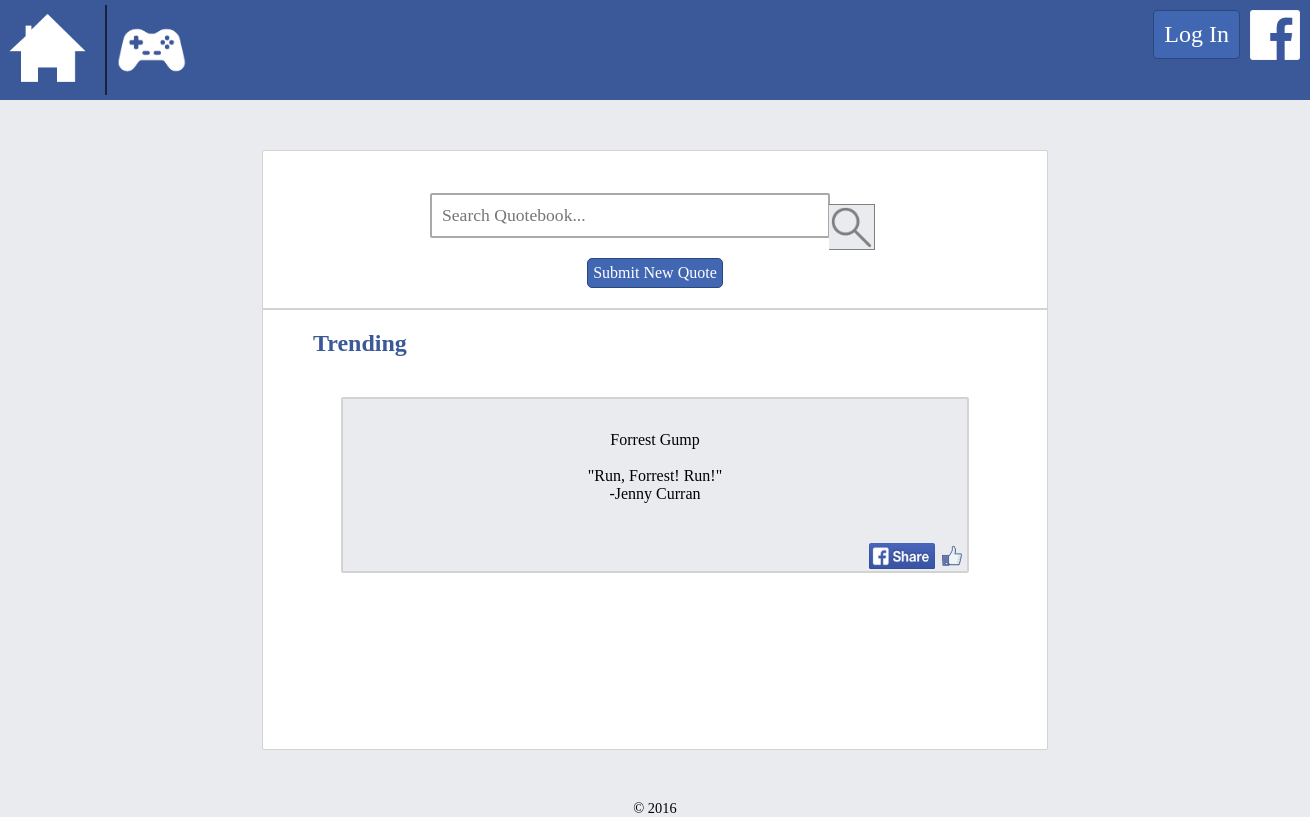
The app's page /php/home.php, older data.
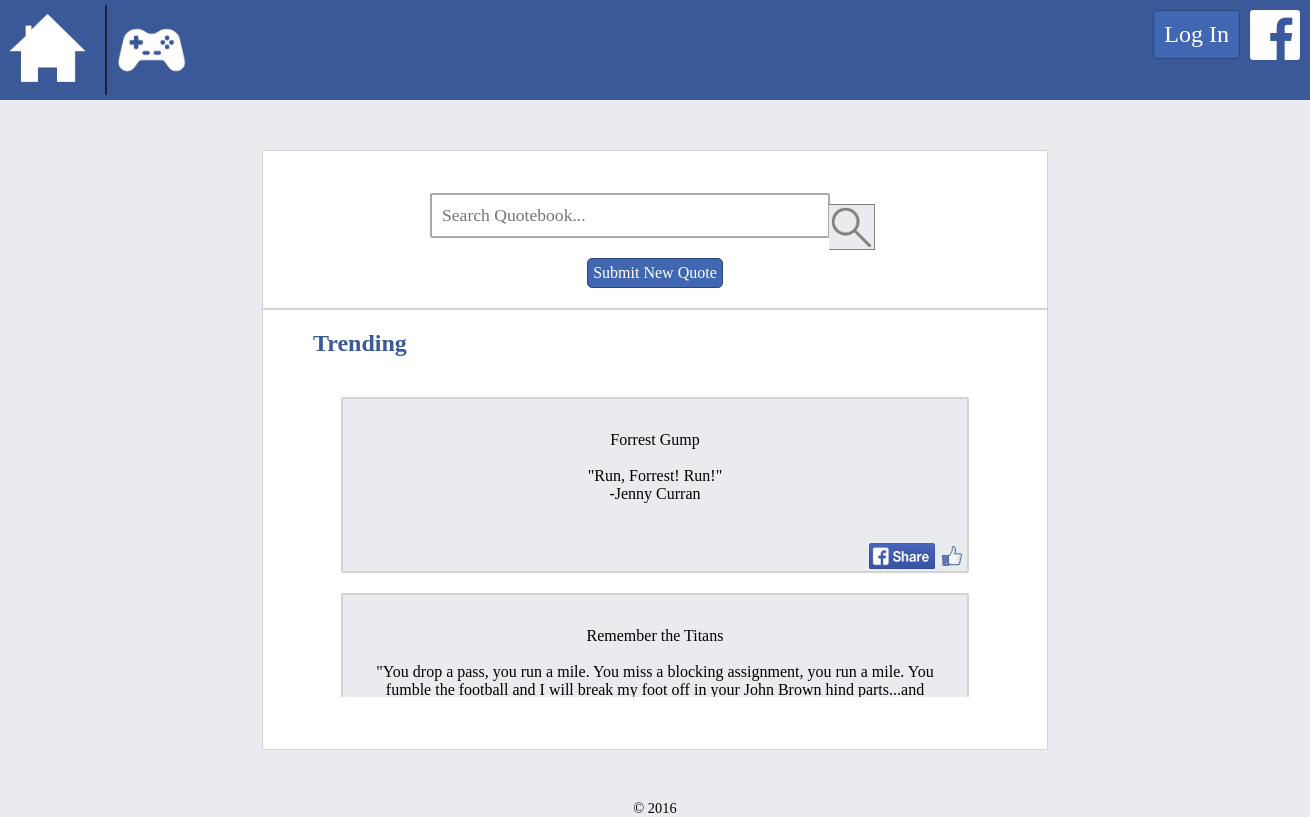
The same page, newer data.
### tables this page shows
CREATE TABLE `quotes` (
  `id` int(11) NOT NULL AUTO_INCREMENT,
  `quote` varchar(1000) NOT NULL,
  `character` varchar(50) DEFAULT NULL,
  `actor` varchar(50) DEFAULT NULL,
  `title` varchar(50) DEFAULT NULL,
  `image` varchar(50) DEFAULT NULL,
  `medium` varchar(10) DEFAULT NULL,
  PRIMARY KEY (`id`)
);

### php/home.php (the view, shortened to what this page needs)
<!DOCTYPE HTML>
<?php
	require_once('site.php');
?>
<html lang="en">
	<head>
		<link rel="stylesheet" href="../css/site.css" />
		<link rel="stylesheet" href="../css/home.css" />
	</head>
	<body>
		<?php
			buildHeader(true, true);
		?>
		<div id="page">
			<form action="search.php" method="GET">
			<input type="text" id="search" name="search" placeholder="Search Quotebook..."/>
			<input type="submit" id="magnifying-glass" value=""><br>
			</form>
			<a href="submit.php" id="submit-quote">Submit New Quote</a>
			<h2 id="trending-title">Trending</h2>
			<div id="trending">
				<?php
				require_once('mysqli_connect.php');
				$query = "SELECT * FROM quotes ORDER BY RAND() LIMIT 10";
				$response = mysqli_query($dbc, $query) or die(mysqli_error($dbc));
				while($row = $response->fetch_array())
				{
					echo '<div class="trending-quote">' .
					$row['title'] . '<br><br>"' .
					$row['quote'] . '"<br>-' .
					$row['character'] .
					'<img alt="like" class="fb-like" src="../images/facebook_like_thumb.png"/>' .
					'<img alt="share" class="fb-share" src="../images/facebook_share.png"/></div>';
				}
				?>
			</div>
		</div>
		<footer>
			&copy; 2016
		</footer>
	</body>
</html>

### php/site.php (shortened to what this page needs)
<?php
	function buildHeader($game, $logIn) {
		if (isset($_SESSION['username'])) {
			$username = $_SESSION['username'];
		}
		else {
			$username = "";
		}
		echo '<header>';
		echo '<a href="home.php"><img alt="img" id="home-button" src="../images/home.png"/></a>';
		if ($game) {
			echo '<a href="game.php"><img alt="img" id="game-button" src="../images/game.png"/></a>';
		}
		echo '<div class="ribbon">';
		echo '<img alt="img" id="facebook-logo" src="../images/facebook.png" />';
		if ($username != "") {
			echo '<a href="../index.php"><img alt="img" id="gear" src="../images/gear.png"/></a>';
			echo "<div id='user'>$username</div>";
		}
		elseif ($logIn) {
			echo "<a id='login-link' href='login.php'>Log In</a>";
		}
		echo '</div></header>';
	}
?>

### css/site.css (style rules this page uses)
* { margin: 0; border: 0; padding: 0; box-sizing: border-box; color: black; background-color: inherit; font-family: "Tahoma", "Lucida Grande"; }
header { color: white; background-color: rgb(59, 89, 152); width: 100%; height: 100px; }
footer { width: 100%; height: 10px; font-size: 0.9rem; text-align: center; margin-top: 30px; }
body { min-width: 1300px; background-color: rgb(233, 235, 238); }
a { text-decoration: none; color: inherit; }
#home-button { height: 95px; float: left; }
#facebook-logo { background-color: rgb(66, 103, 178); width: 50px; margin: 10px; float: right; }
#login-link { margin-top: 10px; font-size: 1.5rem; float: right; color: white; background-color: rgb(66, 103, 178); border: 1px solid rgb(41, 72, 125); border-radius: 4px; padding: 10px; vertical-align: middle; }
#page { width: 60%; height: calc(100vh - 250px); min-height: 600px; min-width: 600px; text-align: center; border: 1px solid lightgray; border-radius: 2px; margin: 50px auto; background-color: white; padding: 2rem 0; position: relative; }
#game-button { height: 90px; padding: 10px; margin-left: 10px; margin-top: 5px; float: left; border-left: 2px solid rgb(23, 35, 61); }
#magnifying-glass { height: 46px; width: 46px; padding: 5px; position: relative; top: 10px; left: -5px; background-color: rgb(233, 235, 238); border-top: 1px solid gray; border-right: 1px solid gray; border-bottom: 1px solid gray; background-image: url(../images/magnifying_glass.png); background-size: 90%; background-repeat: no-repeat; background-position: center; cursor: pointer; }

### css/home.css (style rules this page uses)
#page input#search { background-color: white; border: 2px solid darkgray; border-radius: 2px; text-align: left; min-width: 400px; font-size: 1.1rem; margin-top: 10px; margin-bottom: 20px; padding: 10px; }
#trending-title { color: rgb(59, 89, 152); text-align: left; padding: 20px 50px; border-top: 2px solid lightgray; }
#trending { overflow-y: scroll; height: 60%; }
.trending-quote { width: 80%; height: 11rem; border: 2px solid lightgray; border-radius: 2px; margin: 20px auto; padding: 2rem; background-color: rgb(233, 235, 238); position: relative; }
.fb-like { height: 20px; width: 20px; float: right; margin: 5px; position: absolute; bottom: 0; right: 0; }
.fb-share { height: 30px; width: 70px; float: right; position: absolute; bottom: 0; right: 30px; padding: 2px; }
#submit-quote { background-color: rgb(66, 103, 178); display: block; width: max-content; padding: 5px; margin: auto; margin-bottom: 20px; border: 1px solid rgb(41, 72, 125); border-radius: 5px; color: white; text-align: center; }

Row changes from the older to the newer data that the page shows:
added quotes: title "Remember the Titans", quote "You drop a pass, you run a mile. You miss a blocking assignment, you run a mile. You fumble the football and I will break my foot off in your John Brown hind parts...and…"
